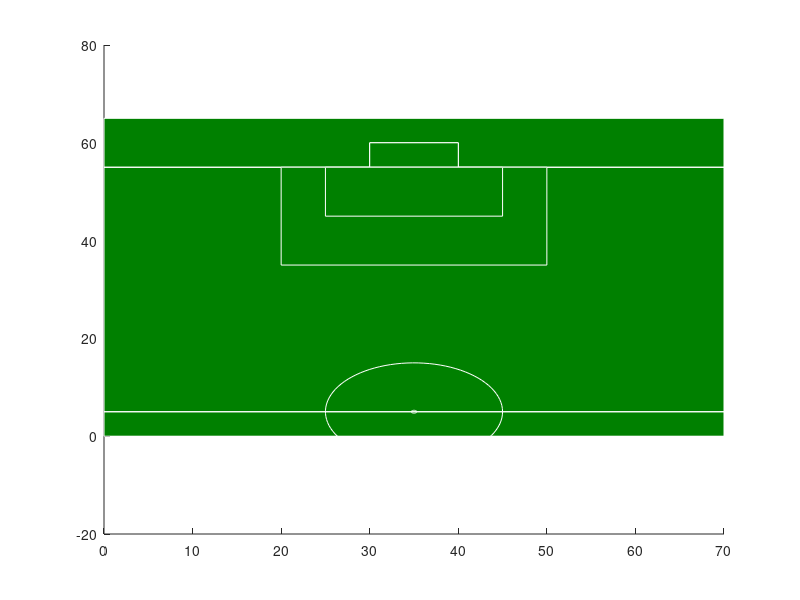

Reproduce this figure in MATLAB.
% the function below will create the football playground
function footballplayground()
% Set the length and width of the rectangle
length = 65;
width = 70;

% Set the distance from the top of the rectangle to the line
distance_from_top = 20;

% Set the width of the line
line_width = 1;

% Set the color of the rectangle
rectangle_color = [0, 0.5, 0]; % Dark green

% Set the distance from the left of line A to the vertical rectangle
distance_from_left = 30;

% Set the length and width of the vertical rectangle
rectangle_length = 5;
rectangle_width = 10;

% Create a figure and hold on to it
figure;
hold on;

% Draw the rectangle with a dark green color
rectangle('Position', [0, 0, width, length], 'EdgeColor', 'white', 'FaceColor', rectangle_color);

% Draw the horizontal line with a width of 3 15 cm below the vertical rectangle
line([0, width], [length - distance_from_top - rectangle_length + 15, length - distance_from_top - rectangle_length + 15], 'Color', 'white', 'LineWidth', line_width);



% Add a label to the horizontal line
text(width/2, length - distance_from_top - rectangle_length + 15, 'Line A', 'HorizontalAlignment', 'center', 'Color', 'white');

% Draw the vertical rectangle on top of line A, facing the top
rectangle('Position', [distance_from_left, length - distance_from_top - rectangle_length + 15, rectangle_width, rectangle_length], 'EdgeColor', 'white', 'FaceColor', 'white');

% Draw the vertical rectangle on top of line A, facing the top
rectangle('Position', [distance_from_left, length - distance_from_top - rectangle_length + 15, rectangle_width, rectangle_length], 'EdgeColor', 'white', 'FaceColor', [0, 0.5, 0]);


% Set the distance from the left of the new rectangle to the left edge of the figure
distance_from_left_new = 20;

% Set the length and width of the new rectangle
new_rectangle_length = 20;
new_rectangle_width = 30;

% Draw the new rectangle on the bottom of line A, facing down
rectangle('Position', [distance_from_left_new, length - distance_from_top - rectangle_length + 15 - new_rectangle_length, new_rectangle_width, new_rectangle_length], 'EdgeColor', 'white', 'FaceColor', [0, 0.5, 0]);



% Set the distance from the left of the new rectangle to the left edge of the figure
distance_from_left_new = 25;

% Set the length and width of the new rectangle
new_rectangle_length = 10;
new_rectangle_width = 20;

% Draw the new rectangle on the bottom of line A, facing down
rectangle('Position', [distance_from_left_new, length - distance_from_top - rectangle_length + 15 - new_rectangle_length, new_rectangle_width, new_rectangle_length], 'EdgeColor', 'white', 'FaceColor', [0, 0.5, 0]);

% Set the width of the line
line_width = 1;

% Draw the line 5 cm from the top of the outer rectangle
line([0, width], [5, 5], 'Color', 'white', 'LineWidth', line_width);

% Set the radius of the circle
radius = 0.3;

% Calculate the center of the line
center_x = 35;
center_y = 4 + 1; % Decrease the center_y value by 1 cm

% Set the number of points to use for drawing the circle
num_points = 100;

% Calculate the points of the circle
theta = linspace(0, 2 * pi, num_points);
x = radius * cos(theta) + center_x;
y = radius * sin(theta) + center_y;

% Draw the circle
plot(x, y, 'Color', 'white');

% Set the radius of the circle
radius = 10;

% Calculate the center of the line
center_x = 35;
center_y = 4 + 1; % Decrease the center_y value by 0.25 cm

% Set the number of points to use for drawing the circle
num_points = 100;

% Calculate the points of the circle
theta = linspace(0, 2 * pi, num_points);
x = radius * cos(theta) + center_x;
y = radius * sin(theta) + center_y;

% Draw the circle
plot(x, y, 'Color', 'white');

% Release the hold on the figure
hold off;
end